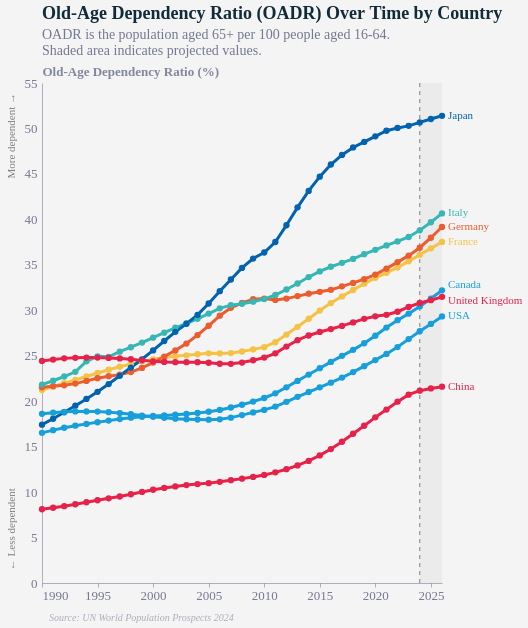

Write the Vega-Lite specification saved for this chart.
### Vega-Lite specification from a JSON file in a GitHub repository (floating-point values rounded to 4 significant figures; data arrays with more than 128 entries replaced by an {"elided": "..."} marker saying what was removed)
{"config": {"font": "Circular Std", "background": "#f4f4f4", "text": {"color": "#676A86", "align": "left", "baseline": "middle", "dx": 7, "dy": 0, "fontSize": 12}, "view": {"stroke": null, "continuousWidth": 420, "continuousHeight": 340, "discreteWidth": 420, "discreteHeight": 340, "clip": false, "strokeWidth": 0}, "range": {"category": ["#36B7B4", "#E6224B", "#F4C245", "#0063AF", "#00A767", "#179FDB", "#EB5C2E", "#5C267B", "#122B39"], "diverging": ["#E6224B", "#E54753", "#C9C9C9", "#179FDB", "#122B39"], "heatmap": ["#C9C9C9", "#179FDB", "#0063AF", "#122B39"], "ordinal": ["#00A767", "#36B7B4", "#179FDB", "#0063AF", "#243B5A"]}, "bar": {"color": "#179fdb"}, "line": {"color": "#e6224b", "strokeWidth": 3}, "rule": {"color": "#676A86"}, "area": {"opacity": 0.3}, "point": {"filled": true, "size": 90, "color": "#e6224b", "opacity": 0.95}, "geoshape": {"stroke": "#f4f4f4", "strokeWidth": 0.3}, "rect": {"fill": "#d6d4d4", "opacity": 0.3}, "axis": {"labelColor": "#676A86", "labelFontSize": 13, "labelFont": "Circular Std", "labelOpacity": 0.9, "tickColor": "#676A86", "tickOpacity": 0.5, "domainColor": "#676A86", "domainOpacity": 0.5, "gridColor": "#676A86", "gridDash": [2, 2], "gridOpacity": 0.5, "title": null, "titleColor": "#676A86", "titleFontSize": 13, "titleOpacity": 0.8, "tickSize": 4, "grid": false}, "axisXDiscrete": {"grid": false, "labelAngle": 0, "tickCount": 10, "tickOpacity": 0.5, "title": null}, "axisYDiscrete": {"ticks": false, "labelPadding": 5}, "axisXTemporal": {"grid": false, "ticks": true}, "axisXQuantitative": {"grid": false}, "axisYQuantitative": {"gridColor": "#676A86", "gridDash": [1, 5], "gridOpacity": 0.5, "ticks": false, "labelPadding": 5, "tickCount": 8, "titleAngle": 0, "titleAlign": "left", "titleBaseline": "bottom", "titleX": 0, "titleY": -5}, "title": {"color": "#122b39", "subtitleColor": "#676A86E6", "font": "Circular Std", "subtitleFont": "Circular Std", "anchor": "start", "fontSize": 18, "fontWeight": "bold", "lineHeight": 22, "subtitleFontSize": 14, "subtitlePadding": 5, "offset": 12, "frame": "group"}, "legend": {"titleColor": "#122b39", "title": null, "labelColor": "#122b39", "labelFontSize": 13}}, "layer": [{"layer": [{"data": {"name": "data-a063e0fccb515312c208a261908e7dd0"}, "mark": {"type": "rect", "color": "gray", "opacity": 0.08}, "encoding": {"x": {"field": "start", "scale": {"domain": ["1990-01-01", "2026-01-01"]}, "type": "temporal"}, "x2": {"field": "end"}}}, {"data": {"name": "data-84a04e6f1f1d0915897c73fd435cc90a"}, "mark": {"type": "rule", "color": "gray", "strokeDash": [4, 4]}, "encoding": {"x": {"field": "x", "scale": {"domain": ["1990-01-01", "2026-01-01"]}, "type": "temporal"}}}, {"data": {"name": "data-33c502e13e1c2cf22a13726d246c0f09"}, "mark": {"type": "line", "point": {"filled": true, "size": 40}}, "encoding": {"color": {"field": "Location", "legend": null, "scale": {"domain": ["Canada", "China", "France", "Germany", "Italy", "Japan", "USA", "United Kingdom"], "range": ["#179fdb", "#e6224b", "#f4c245", "#eb5c2e", "#36b7b4", "#0063AF"]}, "type": "nominal"}, "tooltip": [{"field": "Location", "type": "nominal"}, {"field": "Time", "type": "temporal"}, {"field": "Value", "type": "quantitative"}], "x": {"field": "Time", "scale": {"domain": ["1990-01-01", "2026-01-01"]}, "type": "temporal"}, "y": {"field": "Value", "title": "Old-Age Dependency Ratio (%)", "type": "quantitative"}}}, {"data": {"name": "data-61da3670fe452be38d48ac31c5d714a3"}, "mark": {"type": "text", "align": "left", "baseline": "middle", "dx": 6, "fontSize": 11}, "encoding": {"color": {"field": "Location", "legend": null, "scale": {"domain": ["Canada", "China", "France", "Germany", "Italy", "Japan", "USA", "United Kingdom"], "range": ["#179fdb", "#e6224b", "#f4c245", "#eb5c2e", "#36b7b4", "#0063AF"]}, "type": "nominal"}, "text": {"field": "Location", "type": "nominal"}, "x": {"field": "Time", "scale": {"domain": ["1990-01-01", "2026-01-01"]}, "type": "temporal"}, "y": {"field": "label_y", "type": "quantitative"}}}, {"data": {"name": "data-651a4ce3fca241691f25f22a77bf7b48"}, "mark": {"type": "text", "align": "center", "angle": 270, "baseline": "middle", "color": "gray", "dx": -20, "dy": -30, "fontSize": 11}, "encoding": {"text": {"field": "text", "type": "nominal"}, "x": {"field": "x", "type": "temporal"}, "y": {"field": "y", "type": "quantitative"}}}], "title": {"text": "Old-Age Dependency Ratio (OADR) Over Time by Country", "offset": 7, "subtitle": ["OADR is the population aged 65+ per 100 people aged 16-64.", "Shaded area indicates projected values."]}}, {"data": {"name": "data-3531cae3629cd3d45ddbe15cfffa62d4"}, "mark": {"type": "text", "align": "left", "baseline": "top", "color": "#676A8680", "fontSize": 10, "fontStyle": "italic", "lineBreak": "\n", "yOffset": 30}, "encoding": {"text": {"field": "_source", "type": "nominal"}, "x": {"value": 0}, "y": {"value": "height"}}}], "height": 500, "width": 400, "$schema": "https://vega.github.io/schema/vega-lite/v6.4.1.json", "datasets": {"data-a063e0fccb515312c208a261908e7dd0": [{"start": "2024-01-01", "end": "2026-01-01"}], "data-84a04e6f1f1d0915897c73fd435cc90a": [{"x": "2024-01-01"}], "data-33c502e13e1c2cf22a13726d246c0f09": {"elided": "296 records"}, "data-61da3670fe452be38d48ac31c5d714a3": [{"IndicatorShortName": "Old-age dependency ratio", "LocationId": 124, "Location": "Canada", "Time": "2026-01-01", "EstimateMethod": "Projection", "Value": 32.19, "label_y": 32.79}, {"IndicatorShortName": "Old-age dependency ratio", "LocationId": 156, "Location": "China", "Time": "2026-01-01", "EstimateMethod": "Projection", "Value": 21.59, "label_y": 21.59}, {"IndicatorShortName": "Old-age dependency ratio", "LocationId": 250, "Location": "France", "Time": "2026-01-01", "EstimateMethod": "Projection", "Value": 37.52, "label_y": 37.52}, {"IndicatorShortName": "Old-age dependency ratio", "LocationId": 276, "Location": "Germany", "Time": "2026-01-01", "EstimateMethod": "Projection", "Value": 39.16, "label_y": 39.16}, {"IndicatorShortName": "Old-age dependency ratio", "LocationId": 380, "Location": "Italy", "Time": "2026-01-01", "EstimateMethod": "Projection", "Value": 40.66, "label_y": 40.66}, {"IndicatorShortName": "Old-age dependency ratio", "LocationId": 392, "Location": "Japan", "Time": "2026-01-01", "EstimateMethod": "Projection", "Value": 51.39, "label_y": 51.39}, {"IndicatorShortName": "Old-age dependency ratio", "LocationId": 840, "Location": "USA", "Time": "2026-01-01", "EstimateMethod": "Projection", "Value": 29.32, "label_y": 29.32}, {"IndicatorShortName": "Old-age dependency ratio", "LocationId": 826, "Location": "United Kingdom", "Time": "2026-01-01", "EstimateMethod": "Projection", "Value": 31.48, "label_y": 30.98}], "data-651a4ce3fca241691f25f22a77bf7b48": [{"x": "1990-01-01", "y": 51.39, "text": "More dependent →"}, {"x": "1990-01-01", "y": 8.116, "text": "← Less dependent"}], "data-3531cae3629cd3d45ddbe15cfffa62d4": [{"_source": "Source: UN World Population Prospects 2024"}]}}
